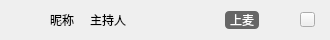
<?xml version="1.0" encoding="UTF-8"?>
<ui version="4.0">
 <class>OnlineItemWdg</class>
 <widget class="QWidget" name="OnlineItemWdg">
  <property name="geometry">
   <rect>
    <x>0</x>
    <y>0</y>
    <width>330</width>
    <height>40</height>
   </rect>
  </property>
  <property name="minimumSize">
   <size>
    <width>0</width>
    <height>40</height>
   </size>
  </property>
  <property name="windowTitle">
   <string>OnlineItemWdg</string>
  </property>
  <property name="styleSheet">
   <string notr="true"/>
  </property>
  <layout class="QHBoxLayout" name="horizontalLayout">
   <property name="spacing">
    <number>5</number>
   </property>
   <property name="leftMargin">
    <number>12</number>
   </property>
   <property name="topMargin">
    <number>0</number>
   </property>
   <property name="rightMargin">
    <number>15</number>
   </property>
   <property name="bottomMargin">
    <number>0</number>
   </property>
   <item>
    <widget class="QLabel" name="label_head">
     <property name="minimumSize">
      <size>
       <width>24</width>
       <height>24</height>
      </size>
     </property>
     <property name="maximumSize">
      <size>
       <width>24</width>
       <height>24</height>
      </size>
     </property>
     <property name="styleSheet">
      <string notr="true">border-image: url(:/role/images/head.png);
border-radius:12px;
</string>
     </property>
     <property name="text">
      <string/>
     </property>
    </widget>
   </item>
   <item>
    <spacer name="horizontalSpacer_2">
     <property name="orientation">
      <enum>Qt::Horizontal</enum>
     </property>
     <property name="sizeType">
      <enum>QSizePolicy::Fixed</enum>
     </property>
     <property name="sizeHint" stdset="0">
      <size>
       <width>9</width>
       <height>20</height>
      </size>
     </property>
    </spacer>
   </item>
   <item>
    <widget class="QLabel" name="labName">
     <property name="text">
      <string>昵称</string>
     </property>
    </widget>
   </item>
   <item>
    <spacer name="horizontalSpacer_3">
     <property name="orientation">
      <enum>Qt::Horizontal</enum>
     </property>
     <property name="sizeType">
      <enum>QSizePolicy::Fixed</enum>
     </property>
     <property name="sizeHint" stdset="0">
      <size>
       <width>5</width>
       <height>20</height>
      </size>
     </property>
    </spacer>
   </item>
   <item>
    <widget class="QLabel" name="labIdentityTile">
     <property name="minimumSize">
      <size>
       <width>48</width>
       <height>15</height>
      </size>
     </property>
     <property name="maximumSize">
      <size>
       <width>48</width>
       <height>15</height>
      </size>
     </property>
     <property name="styleSheet">
      <string notr="true"/>
     </property>
     <property name="text">
      <string>主持人</string>
     </property>
     <property name="alignment">
      <set>Qt::AlignCenter</set>
     </property>
    </widget>
   </item>
   <item>
    <spacer name="horizontalSpacer">
     <property name="orientation">
      <enum>Qt::Horizontal</enum>
     </property>
     <property name="sizeHint" stdset="0">
      <size>
       <width>40</width>
       <height>20</height>
      </size>
     </property>
    </spacer>
   </item>
   <item>
    <widget class="QLabel" name="labUpper">
     <property name="minimumSize">
      <size>
       <width>16</width>
       <height>16</height>
      </size>
     </property>
     <property name="maximumSize">
      <size>
       <width>16</width>
       <height>16</height>
      </size>
     </property>
     <property name="styleSheet">
      <string notr="true"/>
     </property>
     <property name="text">
      <string/>
     </property>
    </widget>
   </item>
   <item>
    <widget class="QLabel" name="labChat">
     <property name="minimumSize">
      <size>
       <width>16</width>
       <height>16</height>
      </size>
     </property>
     <property name="maximumSize">
      <size>
       <width>16</width>
       <height>16</height>
      </size>
     </property>
     <property name="styleSheet">
      <string notr="true">border-image: url(:/states/images/forbidden_cancel.png);</string>
     </property>
     <property name="text">
      <string/>
     </property>
    </widget>
   </item>
   <item>
    <widget class="QLabel" name="labKickOut">
     <property name="minimumSize">
      <size>
       <width>16</width>
       <height>16</height>
      </size>
     </property>
     <property name="maximumSize">
      <size>
       <width>16</width>
       <height>16</height>
      </size>
     </property>
     <property name="styleSheet">
      <string notr="true">border-image: url(:/states/images/kick_out_member.png);
</string>
     </property>
     <property name="text">
      <string/>
     </property>
    </widget>
   </item>
   <item>
    <widget class="QPushButton" name="btnUpper">
     <property name="minimumSize">
      <size>
       <width>34</width>
       <height>0</height>
      </size>
     </property>
     <property name="maximumSize">
      <size>
       <width>34</width>
       <height>16777215</height>
      </size>
     </property>
     <property name="styleSheet">
      <string notr="true">QPushButton{	

	color: rgb(255, 255, 255);
   	font: 12px &quot;微软雅黑&quot;;
	border-radius:4px;
	background-color: rgb(102, 102, 102);
}
QPushButton:hover{
	background-color:  rgb(64, 64, 64);
}
QPushButton:pressed{	
	color: rgb(255, 255, 255);
   	font: 12px &quot;微软雅黑&quot;;
	border-radius:4px;
	background-color: rgb(102, 102, 102);
}


</string>
     </property>
     <property name="text">
      <string>上麦</string>
     </property>
     <property name="flat">
      <bool>false</bool>
     </property>
    </widget>
   </item>
   <item>
    <widget class="QLabel" name="label_phone">
     <property name="minimumSize">
      <size>
       <width>11</width>
       <height>15</height>
      </size>
     </property>
     <property name="maximumSize">
      <size>
       <width>11</width>
       <height>15</height>
      </size>
     </property>
     <property name="styleSheet">
      <string notr="true">border-image: url(:/states/images/phone_login.png);</string>
     </property>
     <property name="text">
      <string/>
     </property>
    </widget>
   </item>
   <item>
    <widget class="QWidget" name="widget" native="true">
     <property name="sizePolicy">
      <sizepolicy hsizetype="Fixed" vsizetype="Preferred">
       <horstretch>0</horstretch>
       <verstretch>0</verstretch>
      </sizepolicy>
     </property>
     <property name="styleSheet">
      <string notr="true"/>
     </property>
     <layout class="QHBoxLayout" name="horizontalLayout_2">
      <property name="spacing">
       <number>15</number>
      </property>
      <property name="leftMargin">
       <number>0</number>
      </property>
      <property name="topMargin">
       <number>0</number>
      </property>
      <property name="rightMargin">
       <number>15</number>
      </property>
      <property name="bottomMargin">
       <number>1</number>
      </property>
     </layout>
    </widget>
   </item>
   <item>
    <widget class="QToolButton" name="btnMoreOp">
     <property name="enabled">
      <bool>true</bool>
     </property>
     <property name="minimumSize">
      <size>
       <width>15</width>
       <height>15</height>
      </size>
     </property>
     <property name="maximumSize">
      <size>
       <width>15</width>
       <height>15</height>
      </size>
     </property>
     <property name="styleSheet">
      <string notr="true">border-image: url(:/states/images/more_operate.png);

</string>
     </property>
     <property name="text">
      <string/>
     </property>
     <property name="popupMode">
      <enum>QToolButton::DelayedPopup</enum>
     </property>
    </widget>
   </item>
  </layout>
 </widget>
 <layoutdefault spacing="6" margin="11"/>
 <resources>
  <include location="../../Project/MainUI.qrc"/>
 </resources>
 <connections/>
</ui>
